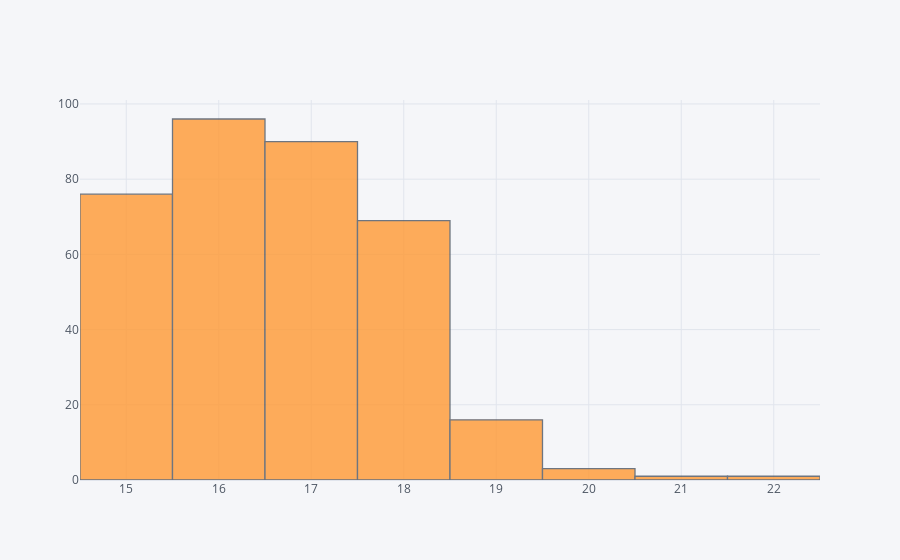

The notebook cell saved with this chart:
### Markdown cell above
Видно что выбросом является только значение 22, значени 21 укладывается в диапазон. Однако, по условию задачи, возраст 22 является допустимым, поэтому мы не можем его просто так удалить.

### Code cell
# Посмотрим на распределение возраста подробнее:
data['age'].iplot(kind = 'histogram')

### Figure 1 — Plotly figure (JSON) as saved in the notebook; plotly's stock layout.template omitted (floating-point values rounded to 4 significant figures; data arrays with more than 128 entries replaced by an {"elided": "..."} marker saying what was removed)
{"data": [{"histfunc": "count", "histnorm": "", "marker": {"color": "rgba(255, 153, 51, 1.0)", "line": {"color": "#4D5663", "width": 1.3}}, "name": "age", "opacity": 0.8, "orientation": "v", "type": "histogram", "x": {"elided": "352 int values"}}], "layout": {"barmode": "overlay", "legend": {"bgcolor": "#F5F6F9", "font": {"color": "#4D5663"}}, "paper_bgcolor": "#F5F6F9", "plot_bgcolor": "#F5F6F9", "title": {"font": {"color": "#4D5663"}}, "xaxis": {"gridcolor": "#E1E5ED", "showgrid": true, "tickfont": {"color": "#4D5663"}, "title": {"font": {"color": "#4D5663"}, "text": ""}, "zerolinecolor": "#E1E5ED"}, "yaxis": {"gridcolor": "#E1E5ED", "showgrid": true, "tickfont": {"color": "#4D5663"}, "title": {"font": {"color": "#4D5663"}, "text": ""}, "zerolinecolor": "#E1E5ED"}}}
